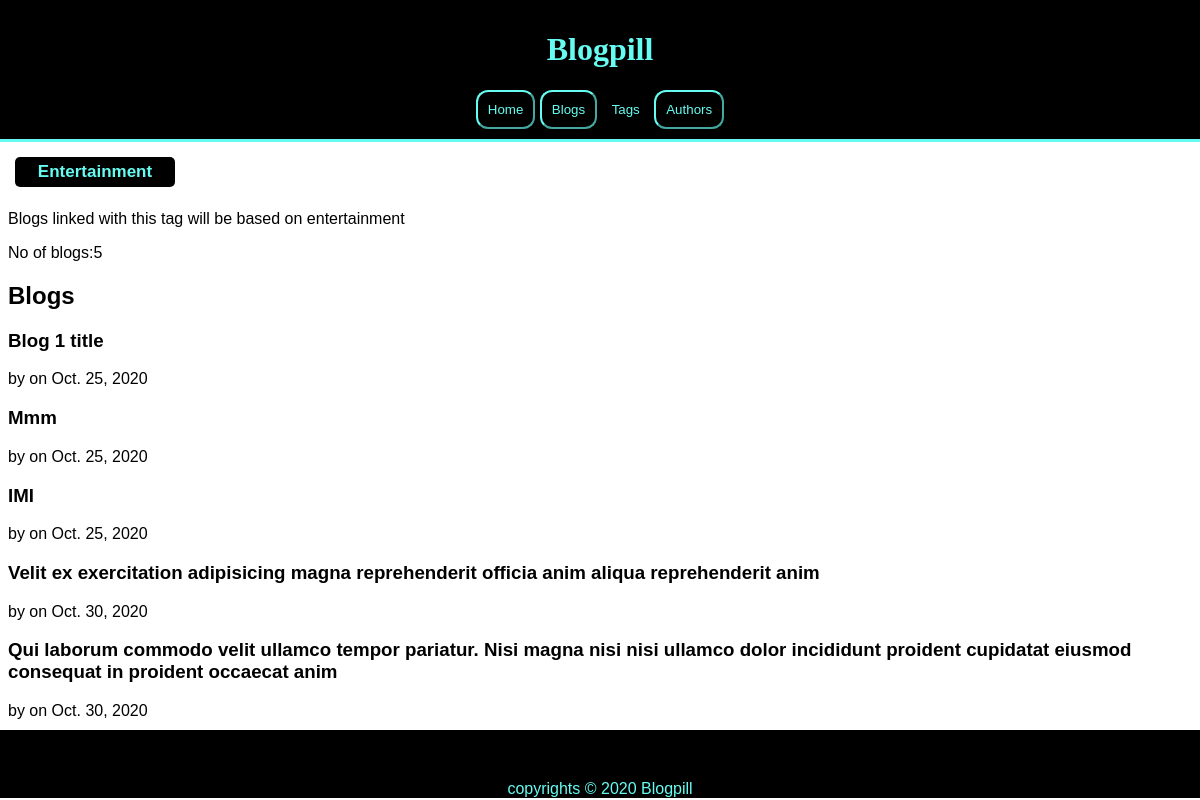
Screenshot of /tags/Entertainment/ with the database file from the repository.
### tags/models.py (models this page shows, shortened)
class Tags(models.Model):
    name=models.CharField(max_length=50)
    description=models.CharField(max_length=300,blank=True,null=True)

### blogs/models.py (models this page shows, shortened)
class Blogs(models.Model):
    title=models.CharField(max_length=300)
    content=models.TextField()
    published_date=models.DateTimeField(auto_now=True)
    author=models.ForeignKey("authors.Authors",blank=True,null=True,on_delete=models.CASCADE,related_name="blogs")
    image=models.ImageField(upload_to="blog_images",blank=True,null=True)
    image_link=models.URLField(blank=True,null=True)
    alt_msg=models.CharField(default="Image related to this blog",max_length=200)
    tags=models.ManyToManyField("tags.Tags",related_name="blogs")

### tags/views.py (the view)
# urls.py: path("<str:tag_name>/",tags_views.tag_view,name="tag_view"),
def tag_view(request,tag_name):
    tag=Tags.objects.get(name=tag_name)
    blogs=tag.blogs.all()
    no_of_blogs=len(blogs)
    context={
        'title': tag.name,
        'blogs': blogs,
        'tag':tag,
        'no_of_blogs':no_of_blogs,
    }
    return render(request,"tags/tag_view.html",context)

### tags/templates/tags/tag_view.html
{% extends "tags/tags_layout.html" %}
{% block body %}
<h2 class="tag-name">{{tag.name}}</h2>
<p class="tag-description">{{ tag.description }}</p>
<span>No of blogs:{{ no_of_blogs }}</span>
<br>
<h2>Blogs</h2>
{% for blog in blogs %}
    <h3>
        <a href="{% url 'blogs:blog_view' blog.id %}">{{blog.title}}</a>
    </h3>
    <span>
        by <a href="{% url 'authors:author_profile' blog.id %}">{{blog.author.name}}</a> on {{ blog.published_date.date }}
    </span>
    <br>
{% empty %}
    <h3>No blogs related to the tag {{ tag.name }}</h3>
{% endfor %}
{% endblock body %}

### home/static/home/main.css (style rules this page uses)
html { font-family: Verdana, Geneva, Tahoma, sans-serif; }
a:link { text-decoration: none; }
a { color:black; }

### tags/static/tags/tags.css (style rules this page uses)
h2.tag-name,.list-tag-name { background-color: black; width: 150px; padding: 5px; border-radius: 5px; text-align: center; }
h2.tag-name { display: inline-block; margin: 7px; }
h2.tag-name,h2.tag-name>a,h2.list-tag-name>a { color: #66fcf1; font-size: 17px; }

### rows the page displays
Tags: name "Entertainment", description "Blogs linked with this tag will be based on entertainment"
Blogs: title "Blog 1 title", published_date "Oct. 25, 2020"
Blogs: title "Mmm", published_date "Oct. 25, 2020"
Blogs: title "IMI", published_date "Oct. 25, 2020"
Blogs: title "Velit ex exercitation adipisicing magna reprehenderit officia anim aliqua reprehenderit anim", published_date "Oct. 30, 2020"
Blogs: title "Qui laborum commodo velit ullamco tempor pariatur. Nisi magna nisi nisi ullamco dolor incididunt proident cupidatat eiusmod consequat in proident occaecat anim", published_date "Oct. 30, 2020"

### other values shown
{{ no_of_blogs }} "5"
